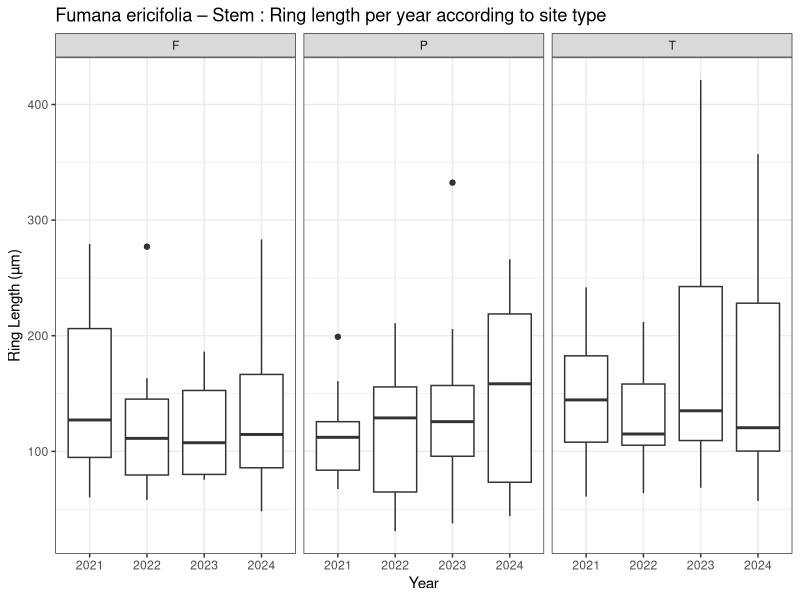
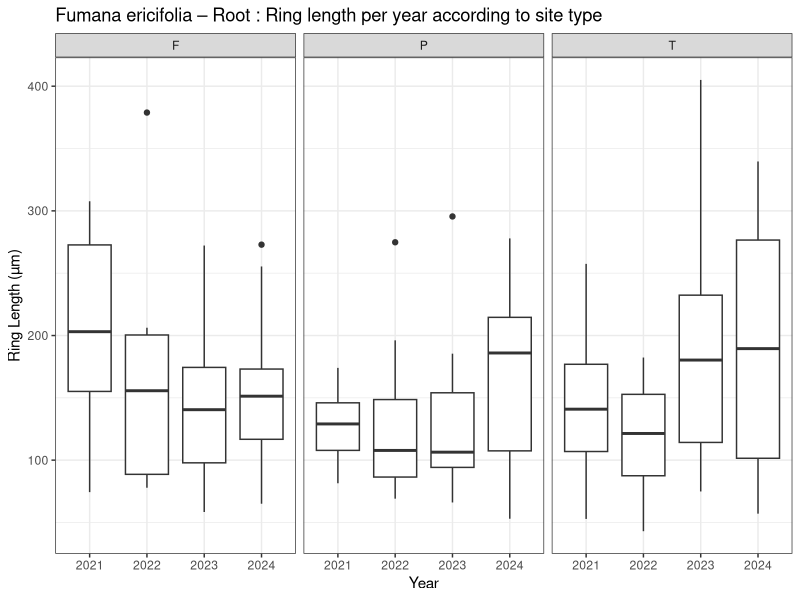
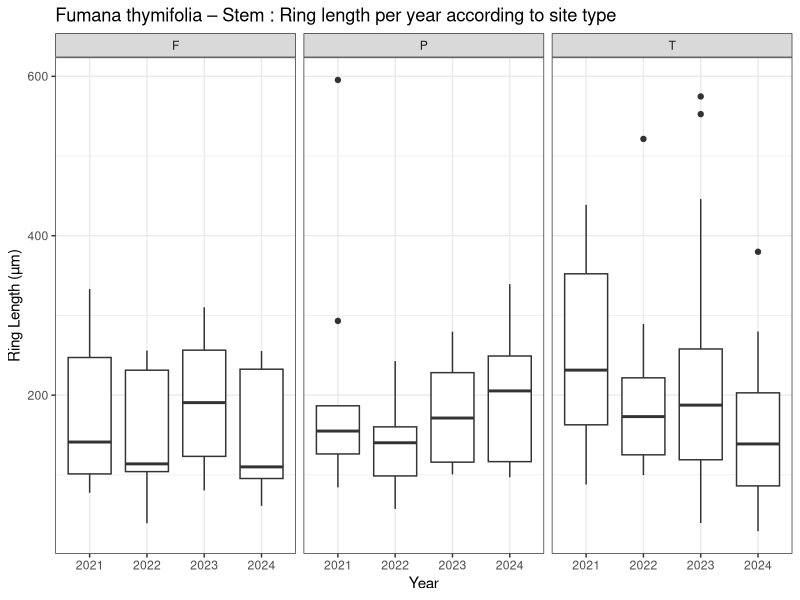
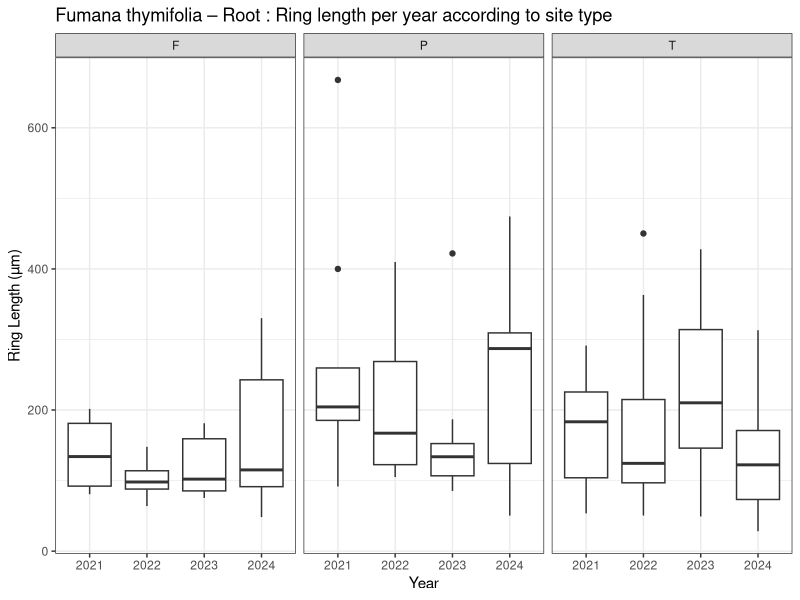
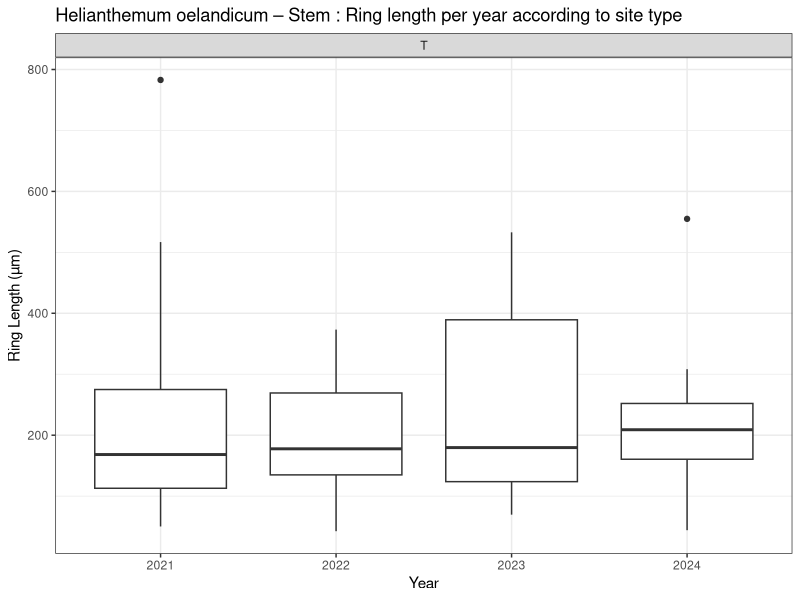
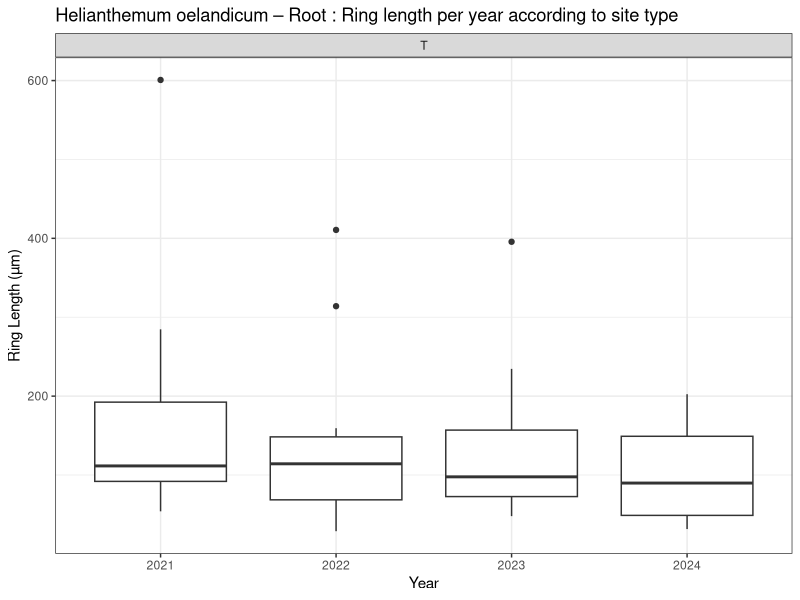
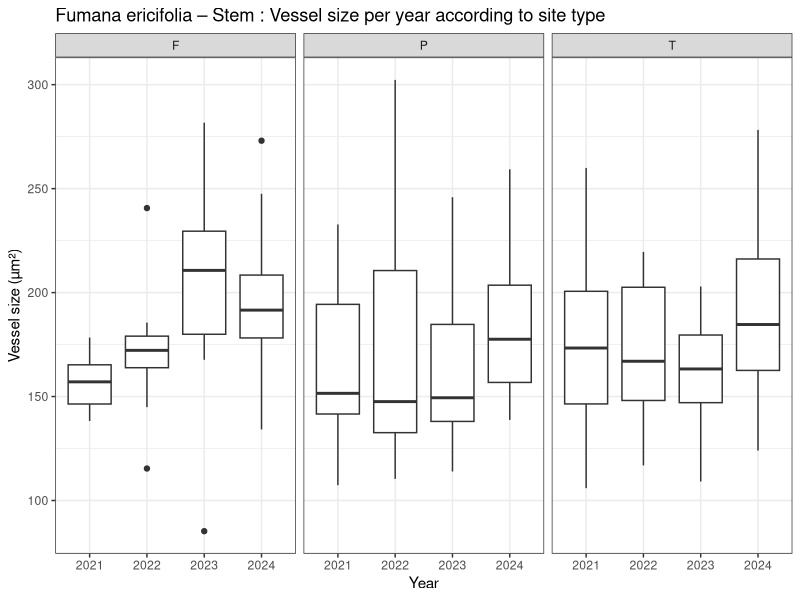
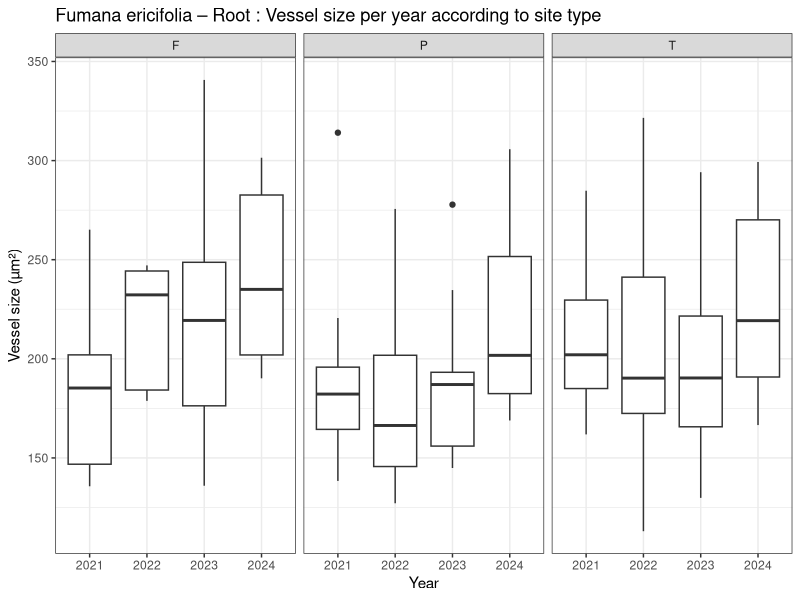

These figures' R source, in order: (Note: this script raises an error after producing the figures.)
library(dplyr)
library(purrr)
library(ggplot2)
library(stringr)

anat_long <- read.csv(file = "anat_long.csv", header = T, stringsAsFactors = F)
anat_long <- anat_long %>%
  select(-X)
metadata <- read.csv(file = "metadata.csv", header = T, stringsAsFactors = F)


species <- c("Ho", "Fe", "Ft")

anat_sp <- map(species, ~filter(anat_long, species == .x)) %>%
  set_names(species) %>%
  map(~ mutate(.x, organ = as.factor(organ)))

anat_sp_organ <- imap(anat_sp, function(df, name) {
  split(df, df$organ) %>% 
    set_names(~ paste0(name, "_", .x))  
}) %>%
  flatten()

anat_0to1 <- anat_sp_organ %>%
  map(~mutate(.x,
              ring_length_n = (ring_length_µm - min(ring_length_µm, na.rm = TRUE)) / (max(ring_length_µm, na.rm = TRUE) - min(ring_length_µm, na.rm = TRUE)),
              mean_vessel_size_n = (mean_vessel_size_µm2 - min(mean_vessel_size_µm2, na.rm = TRUE)) / (max(mean_vessel_size_µm2, na.rm = TRUE) - min(mean_vessel_size_µm2, na.rm = TRUE)),
              vessel_density_n = (vessel_density_per_mm2 - min(vessel_density_per_mm2, na.rm = TRUE)) / (max(vessel_density_per_mm2, na.rm = TRUE) - min(vessel_density_per_mm2, na.rm = TRUE)),
              Kth_n = (Kth - min(Kth, na.rm = TRUE)) / (max(Kth, na.rm = TRUE) - min(Kth, na.rm = TRUE))
              )
      )
  

##################
#####per year#####
##################
#####Ring length####


plot_ring_length_by_year <- function(data, year_col = "year", value_col = "ring_length_µm",
                                     facet_col = "site_type") {

  dataset_full <- deparse(substitute(data))
  dataset_id <- tail(strsplit(dataset_full, "\\$|\\[\\[|\\]\\]")[[1]], 1)
  

  species_lookup <- c(
    Fe = "Fumana ericifolia",
    Ft = "Fumana thymifolia",
    Ho = "Helianthemum oelandicum"
  )
  
  organ_lookup <- c(
    T = "Stem",
    R = "Root"
  )
  
  
  parts <- unlist(strsplit(dataset_id, "_"))
  species_code <- parts[1]
  organ_code <- parts[2]
  
  species_name <- species_lookup[[species_code]]
  organ_name <- organ_lookup[[organ_code]]
  
  title_text <- paste(species_name, "–", organ_name, ": Ring length per year according to site type")
  
  data <- data %>%
    mutate(!!year_col := factor(.data[[year_col]], levels = c(2021, 2022, 2023, 2024)))
  
  ggplot(data, aes(x = .data[[year_col]], y = .data[[value_col]])) +
    geom_boxplot() +
    facet_wrap(as.formula(paste("~", facet_col)), scales = "free_x", nrow = 1) +
    theme_bw() +
    labs(
      x = "Year",
      y = "Ring Length (µm)",
      title = title_text
    )
}

plot_ring_length_by_year(anat_sp_organ$Fe_T)
plot_ring_length_by_year(anat_sp_organ$Fe_R)

plot_ring_length_by_year(anat_sp_organ$Ft_T)
plot_ring_length_by_year(anat_sp_organ$Ft_R)

plot_ring_length_by_year(anat_sp_organ$Ho_T)
plot_ring_length_by_year(anat_sp_organ$Ho_R)

#####Vessel size####

plot_vessel_size_by_year <- function(data, year_col = "year", value_col = "mean_vessel_size_µm2",
                                     facet_col = "site_type") {
  
  dataset_full <- deparse(substitute(data))
  dataset_id <- tail(strsplit(dataset_full, "\\$|\\[\\[|\\]\\]")[[1]], 1)
  
  
  species_lookup <- c(
    Fe = "Fumana ericifolia",
    Ft = "Fumana thymifolia",
    Ho = "Helianthemum oelandicum"
  )
  
  organ_lookup <- c(
    T = "Stem",
    R = "Root"
  )
  
  
  parts <- unlist(strsplit(dataset_id, "_"))
  species_code <- parts[1]
  organ_code <- parts[2]
  
  species_name <- species_lookup[[species_code]]
  organ_name <- organ_lookup[[organ_code]]
  
  title_text <- paste(species_name, "–", organ_name, ": Vessel size per year according to site type")
  
  
  data <- data %>%
    mutate(!!year_col := factor(.data[[year_col]], levels = c(2021, 2022, 2023, 2024)))
  
  
  ggplot(data, aes(x = .data[[year_col]], y = .data[[value_col]])) +
    geom_boxplot() +
    facet_wrap(as.formula(paste("~", facet_col)), scales = "free_x", nrow = 1) +
    theme_bw() +
    labs(
      x = "Year",
      y = "Vessel size (µm²)",
      title = title_text
    )
}

plot_vessel_size_by_year(anat_sp_organ$Fe_T)
plot_vessel_size_by_year(anat_sp_organ$Fe_R)

plot_vessel_size_by_year(anat_sp_organ$Ft_T)
plot_vessel_size_by_year(anat_sp_organ$Ft_R)

plot_vessel_size_by_year(anat_sp_organ$Ho_T)
plot_vessel_size_by_year(anat_sp_organ$Ho_R)



#####Vessel density####
plot_vessel_density_by_year <- function(data, year_col = "year", value_col = "vessel_density_per_mm2",
                                     facet_col = "site_type") {
  
  dataset_full <- deparse(substitute(data))
  dataset_id <- tail(strsplit(dataset_full, "\\$|\\[\\[|\\]\\]")[[1]], 1)
  
  
  species_lookup <- c(
    Fe = "Fumana ericifolia",
    Ft = "Fumana thymifolia",
    Ho = "Helianthemum oelandicum"
  )
  
  organ_lookup <- c(
    T = "Stem",
    R = "Root"
  )
  
  
  parts <- unlist(strsplit(dataset_id, "_"))
  species_code <- parts[1]
  organ_code <- parts[2]
  
  species_name <- species_lookup[[species_code]]
  organ_name <- organ_lookup[[organ_code]]
  
  title_text <- paste(species_name, "–", organ_name, ": Vessel density per year according to site type")
  
  
  data <- data %>%
    mutate(!!year_col := factor(.data[[year_col]], levels = c(2021, 2022, 2023, 2024)))
  
  # Generate plot
  ggplot(data, aes(x = .data[[year_col]], y = .data[[value_col]])) +
    geom_boxplot() +
    facet_wrap(as.formula(paste("~", facet_col)), scales = "free_x", nrow = 1) +
    theme_bw() +
    labs(
      x = "Year",
      y = "Vessel density (mm ^-2)",
      title = title_text
    )
}

plot_vessel_density_by_year(anat_sp_organ$Fe_T)
plot_vessel_density_by_year(anat_sp_organ$Fe_R)

plot_vessel_density_by_year(anat_sp_organ$Ft_T)
plot_vessel_density_by_year(anat_sp_organ$Ft_R)

plot_vessel_density_by_year(anat_sp_organ$Ho_T)
plot_vessel_density_by_year(anat_sp_organ$Ho_R)



#####Conductivity####
plot_conductivity_by_year <- function(data, year_col = "year", value_col = "Kth",
                                        facet_col = "site_type") {
  
  dataset_full <- deparse(substitute(data))
  dataset_id <- tail(strsplit(dataset_full, "\\$|\\[\\[|\\]\\]")[[1]], 1)
  
  
  species_lookup <- c(
    Fe = "Fumana ericifolia",
    Ft = "Fumana thymifolia",
    Ho = "Helianthemum oelandicum"
  )
  
  organ_lookup <- c(
    T = "Stem",
    R = "Root"
  )
  
  
  parts <- unlist(strsplit(dataset_id, "_"))
  species_code <- parts[1]
  organ_code <- parts[2]
  
  species_name <- species_lookup[[species_code]]
  organ_name <- organ_lookup[[organ_code]]
  
  title_text <- paste(species_name, "–", organ_name, ": Theoretical conductivity (Kth) per year according to site type")
  
  
  data <- data %>%
    mutate(!!year_col := factor(.data[[year_col]], levels = c(2021, 2022, 2023, 2024)))
  
  
  ggplot(data, aes(x = .data[[year_col]], y = .data[[value_col]])) +
    geom_boxplot() +
    facet_wrap(as.formula(paste("~", facet_col)), scales = "free_x", nrow = 1) +
    theme_bw() +
    labs(
      x = "Year",
      y = "Kth (kg m-1 MPa-1 s-1)",
      title = title_text
    )
}

plot_conductivity_by_year(anat_sp_organ$Fe_T)
plot_conductivity_by_year(anat_sp_organ$Fe_R)

plot_conductivity_by_year(anat_sp_organ$Ft_T)
plot_conductivity_by_year(anat_sp_organ$Ft_R)

plot_conductivity_by_year(anat_sp_organ$Ho_T)
plot_conductivity_by_year(anat_sp_organ$Ho_R)


##################
#####all years####
##################
anat_all_years <- anat_sp_organ %>%
  map(~mutate(.x, 
              sizeXcount = mean_vessel_size_µm2 * count_vessel,
              densityXcount = vessel_density_per_mm2 * count_vessel,
              KthXcount = Kth * count_vessel
              )
      ) %>%
  map(~group_by(.x, number)) %>%
  map(~summarize(.x,
                 vessel_total = sum(count_vessel),
                 ring_length_µm = sum(ring_length_µm),
                 mean_vessel_size_µm2 = sum(sizeXcount) / sum(vessel_total),
                 vessel_density_per_mm2 = sum(densityXcount) / sum(vessel_total),
                 Kth = sum(KthXcount) / sum(vessel_total)
                   )
      ) %>%
  map(~mutate_if(.x, is.integer, as.character)) %>%
  map(~mutate(.x, number = ifelse(nchar(number) == 1, paste0("0", number), number))) %>%
  map(~left_join(.x, metadata, by = "number"))


#Make a dataset for stem and root data:
anat_T <- anat_0to1[names(anat_sp_organ) %>% str_detect("_T")] %>%
  bind_rows(.id = "source")
anat_T <- anat_T %>%
  group_by(site_type, species, year) %>%
  summarize(ring_length = mean(ring_length_µm, na.rm=TRUE),
            ring_length_sd = sd(ring_length_µm, na.rm=TRUE),
            vessel_size = mean(mean_vessel_size_µm2, na.rm=TRUE),
            vessel_size_sd = sd(mean_vessel_size_µm2, na.rm=TRUE),
            vessel_density = mean(vessel_density_per_mm2, na.rm=TRUE),
            vessel_density_sd = sd(vessel_density_per_mm2, na.rm=TRUE),
            Kth_mean = mean(Kth, na.rm=TRUE),
            Kth_mean_sd = sd(Kth, na.rm=TRUE)
            )
anat_T_long <- anat_T %>%
  pivot_longer(
    cols = c(ring_length, vessel_size, vessel_density, Kth_mean),
    names_to = "variable",
    values_to = "value"
  ) %>%
  pivot_longer(
    cols = c(ring_length_sd, vessel_size_sd, vessel_density_sd, Kth_mean_sd),
    names_to = "sd_variable",
    values_to = "sd"
  ) %>%
  filter(sub("_sd$", "", sd_variable) == variable)  # Match each variable with its correct SD


ggplot(anat_T_long, aes(x = year, y = value, color = site_type, group = site_type)) +
  geom_line(na.rm = TRUE) +
  geom_point(size = 2, na.rm = TRUE) +
  geom_errorbar(aes(ymin = value - sd, ymax = value + sd), width = 0.2, na.rm = TRUE) +
  facet_grid(variable ~ species, scales = "free_y") +
  labs(x = "Year", y = "Measurement Value", color = "Site Type") +
  theme_minimal()


anat_R <- anat_0to1[names(anat_sp_organ) %>% str_detect("_R")] %>%
  bind_rows(.id = "source")

anat_R <- anat_R %>%
  group_by(site_type, species, year) %>%
  summarize(ring_length = mean(ring_length_µm, na.rm=TRUE),
            ring_length_sd = sd(ring_length_µm, na.rm=TRUE),
            vessel_size = mean(mean_vessel_size_µm2, na.rm=TRUE),
            vessel_size_sd = sd(mean_vessel_size_µm2, na.rm=TRUE),
            vessel_density = mean(vessel_density_per_mm2, na.rm=TRUE),
            vessel_density_sd = sd(vessel_density_per_mm2, na.rm=TRUE),
            Kth_mean = mean(Kth, na.rm=TRUE),
            Kth_mean_sd = sd(Kth, na.rm=TRUE)
  )
anat_R_long <- anat_R %>%
  pivot_longer(
    cols = c(ring_length, vessel_size, vessel_density, Kth_mean),
    names_to = "variable",
    values_to = "value"
  ) %>%
  pivot_longer(
    cols = c(ring_length_sd, vessel_size_sd, vessel_density_sd, Kth_mean_sd),
    names_to = "sd_variable",
    values_to = "sd"
  ) %>%
  filter(sub("_sd$", "", sd_variable) == variable)  # Match each variable with its correct SD



ggplot(anat_R_long, aes(x = year, y = value, color = site_type, group = site_type)) +
  geom_line(na.rm = TRUE) +
  geom_point(size = 2, na.rm = TRUE) +
  geom_errorbar(aes(ymin = value - sd, ymax = value + sd), width = 0.2, na.rm = TRUE) +
  facet_grid(variable ~ species, scales = "free_y") +
  labs(x = "Year", y = "Measurement Value", color = "Site Type") +
  theme_minimal()
